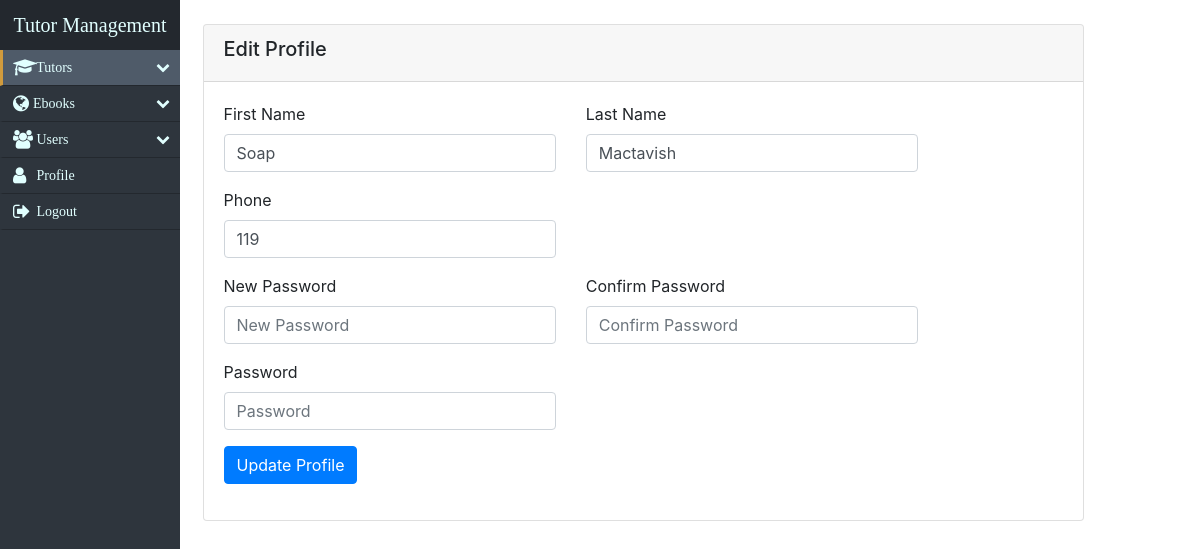
The app's page /profile.php (signed in) with its own data.
### tables this page shows
CREATE TABLE Users (
    id INT NOT NULL AUTO_INCREMENT,
    lastName VARCHAR(50) NOT NULL,
    firstName VARCHAR(50),
    email VARCHAR(100),
    phone VARCHAR(12),
    password VARCHAR(100),
    role_id INT,
    status ENUM('Active', 'Pending', 'Disabled'),
    
    PRIMARY KEY (ID),
    FOREIGN KEY (role_id) REFERENCES Roles(role_id)  ON DELETE CASCADE ON UPDATE CASCADE
);

### profile.php (the view, shortened to what this page needs)
<?php
$id = $_SESSION['user']['id'];
$con = connect();
$query = $con->prepare("SELECT * FROM Users WHERE id=?");
$query->bind_param("i", $id);
$query->execute();
$result = $query->get_result();
$user = $result->fetch_assoc();
?>
<html>
<head lang="en">
    <link rel="stylesheet" href="bootstrap/css/bootstrap.min.css" />
    <link rel="stylesheet" href="css/styles.css" />
</head>
<div class="container-fluid sidebar">
    <div class="row">
        <?php include "sideBar.php" ?>
        <div class="col-md-9">
            <br>
            <div class="card">
                <div class="card-header">
                    <h5>Edit Profile</h5>
                </div>
                <div class="card-body">
                    <form method="POST">
                        <div class="form-group">
                            <div class="row">
                                <div class="col-md-5">
                                    <label for="firstName">First Name</label>
                                    <input type="text" class="form-control" id="firstName" name="firstName" aria-describedby="firstName" placeholder="First Name" value="<?php echo $user['firstName'] ?>">
                                </div>
                                <div class="col-md-5">
                                    <label for="lastName">Last Name</label>
                                    <input type="text" class="form-control" id="lastName" name="lastName" aria-describedby="lastName" placeholder="Last Name" value="<?php echo $user['lastName'] ?>">
                                </div>
                            </div>
                        </div>
                        <div class="form-group">
                            <div class="row">
                                <div class="col-md-5">
                                    <label for="phone">Phone</label>
                                    <input type="text" class="form-control" id="phone" name="phone" aria-describedby="phone" placeholder="Phone" value="<?php echo $user['phone'] ?>">
                                </div>
                            </div>
                        </div>
                        <div class="form-group">
                            <div class="row">
                                <div class="col-md-5">
                                    <label for="firstName">New Password</label>
                                    <input type="text" class="form-control" id="newPassword" name="newPassword" aria-describedby="newPassword" placeholder="New Password">
                                </div>
                                <div class="col-md-5">
                                    <label for="lastName">Confirm Password</label>
                                    <input type="text" class="form-control" id="confirmPassword" name="confirmPassword" aria-describedby="confirmPassword" placeholder="Confirm Password">
                                </div>
                            </div>
                        </div>
                        <div class="form-group">
                            <div class="row">
                                <div class="col-md-5">
                                    <label for="phone">Password</label>
                                    <input type="text" class="form-control" id="password" name="password" aria-describedby="password" placeholder="Password">
                                </div>
                            </div>
                        </div>
                        <button type="submit" name="submit" class="btn btn-primary">Update Profile</button>
                    </form>
                </div>
            </div>
        </div>
    </div>
</div>
</html>

### css/styles.css (style rules this page uses)
.sidebar { float: left; padding-left: 0px; }

### records on screen
users: firstName "Soap", lastName "Mactavish", phone "119"
